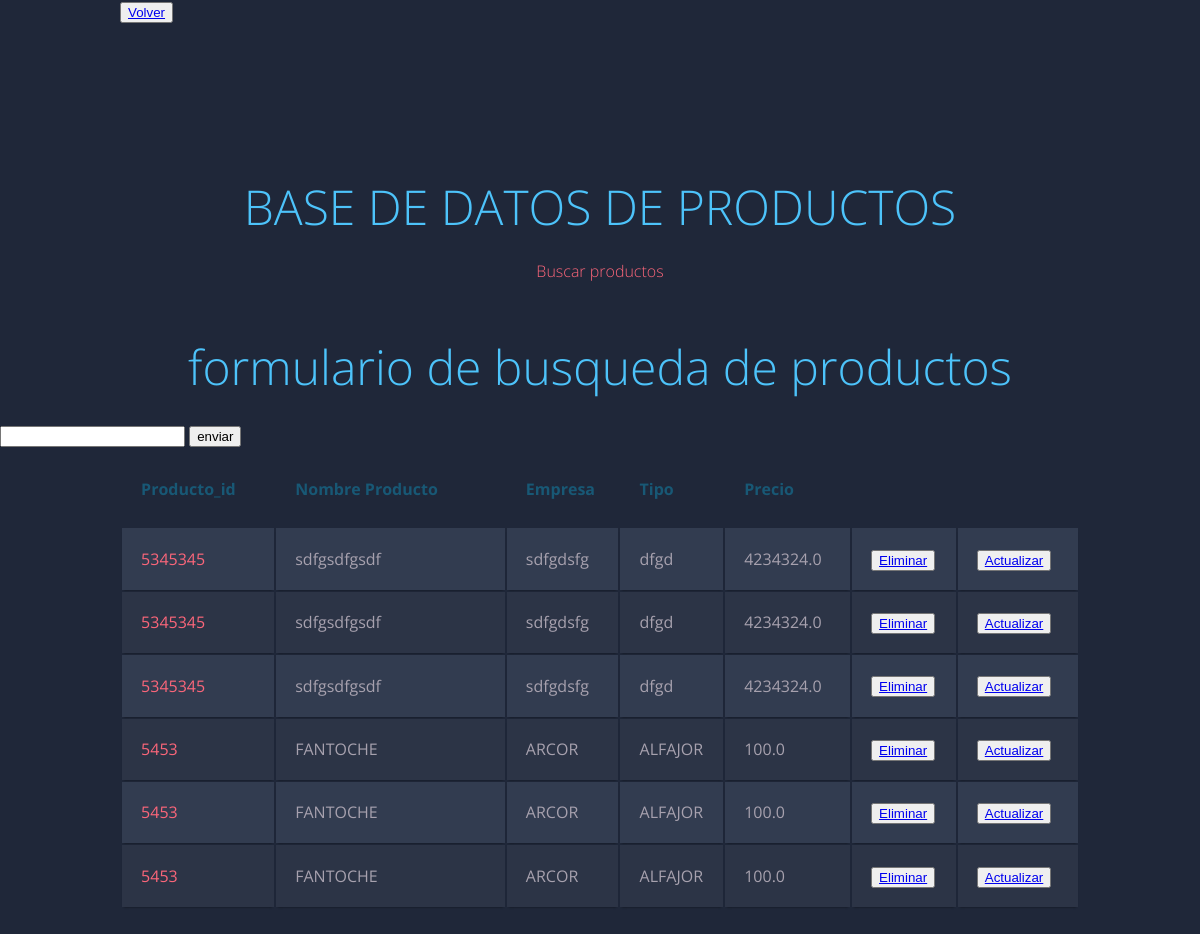
Before: /app_entrega1/buscar_productos/ with the older database file.
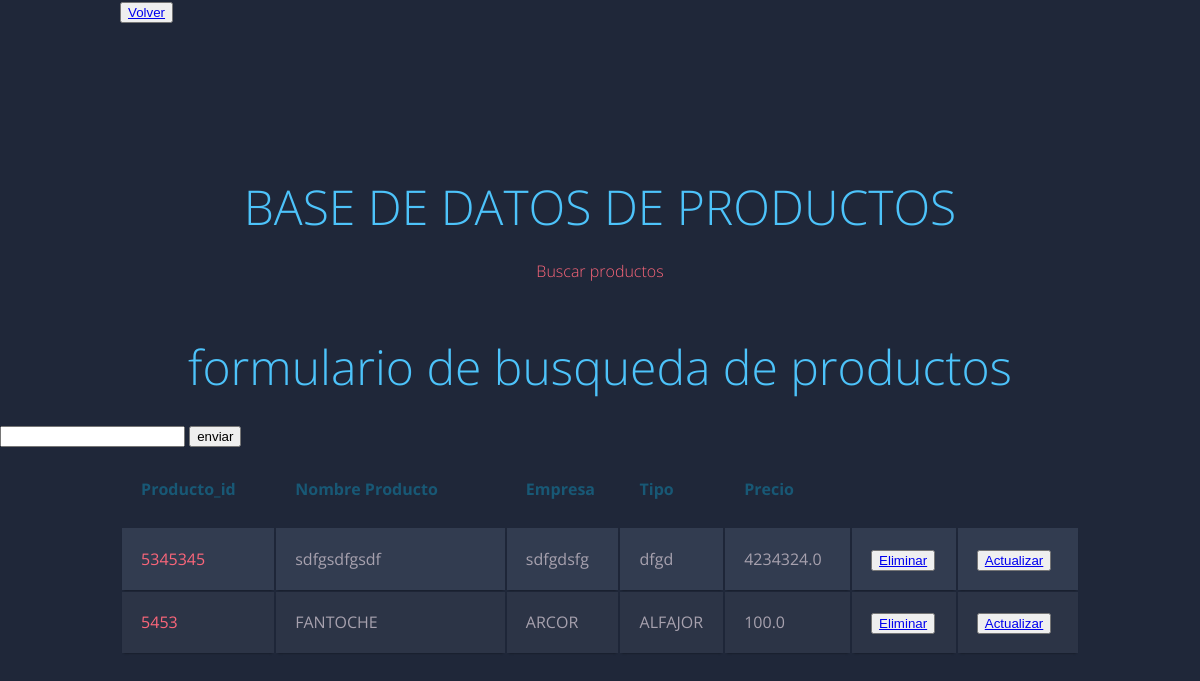
After: the same page with the newer database file.
### app_entrega1/models.py (models this page shows, shortened)
class productos(models.Model):
  producto_id=models.IntegerField()
  nombre_producto=models.CharField(max_length=50)
  empresa=models.CharField(max_length=50)
  tipo_producto=models.CharField(max_length=50)
  precio=models.FloatField()

### app_entrega1/views.py (the view)
# urls.py: path("buscar_productos/",buscar_productos, name='buscar_productos'),
def buscar_productos(request):
  if request.method=='POST':
    producto=request.POST['producto_id']
    busqueda=productos.objects.filter(producto_id=producto)
    return render(request, 'app_entrega1/buscar_productos.html', {'all_productos':busqueda })
  else:
    all_productos = productos.objects.all()
    return render(request, 'app_entrega1/buscar_productos.html', {'all_productos':all_productos})

### app_entrega1/templates/app_entrega1/buscar_productos.html
{% extends 'app_entrega1/padre.html' %}
{% load static %}
{% block titulo %}
<h1>BASE DE DATOS DE PRODUCTOS</h1>
<h2>Buscar productos </h2>
{% endblock %}
{% block formulario_agregar %}
<h1>formulario de busqueda de productos</h1>
<form action="{% url 'buscar_productos' %}" method="POST">{% csrf_token %}
   <input type="number" name="producto_id" id="producto_id">
    <input type="submit" value="enviar">
</form>
{% endblock %}
{% block columnas %}
<tr>
  <th><h1>Producto_id</h1></th>
  <th><h1>Nombre Producto</h1></th>
  <th><h1>Empresa</h1></th>
  <th><h1>Tipo</h1></th>
  <th><h1>Precio</h1></th>
</tr>
{% endblock %}
{% block tabla %}
{% for producto in all_productos %}
<tr>
   <td> {{ producto.producto_id }} </td>
   <td> {{ producto.nombre_producto }} </td>
   <td> {{ producto.empresa }} </td>
   <td> {{ producto.tipo_producto }} </td>
   <td> {{ producto.precio }} </td>
   <td><button><a href="{% url 'eliminar_producto' producto.producto_id %}">Eliminar</a></button></td>
   <td><button><a href="{% url 'actualizar_producto' producto.producto_id %}">Actualizar</a></button></td>
</tr>
{% endfor %}
{% endblock %}

### app_entrega1/templates/app_entrega1/padre.html (shortened to what this page needs)
<!DOCTYPE html>
<html lang="en">
  <head>
    {% load static %}
    <link rel="stylesheet" href="{% static 'app_entrega1/style.css' %}">
  </head>
  <body>
    <nav>
      <div class="container">
        <button><a href="{% url 'inicio' %}"> Volver</a></button>
      </div>
    </nav>
    {% block titulo %}
    {% endblock %}
    {% block formulario_agregar %} {% endblock %}
    <table class="container">
      <thead>
        <tr>
          {% block columnas %} {% endblock %}
        </tr>
      </thead>
      <tbody>
        {% block tabla %} {% endblock %}
      </tbody>
    </table>
  </body>
</html>

### app_entrega1/static/app_entrega1/style.css (style rules this page uses)
body,html { font-family: "Open Sans", sans-serif; font-weight: 300; line-height: 1.42em; color: #a7a1ae; background-color: #1f2739; margin:0px; height:100%; }
h1 { font-size: 3em; font-weight: 300; line-height: 1em; text-align: center; color: #4dc3fa; }
h2 { font-size: 1em; font-weight: 300; text-align: center; display: block; line-height: 1em; padding-bottom: 2em; color: #fb667a; }
.container th h1 { font-weight: bold; font-size: 1em; text-align: left; color: #185875; }
.container td { font-weight: normal; font-size: 1em; -webkit-box-shadow: 0 2px 2px -2px #0e1119; -moz-box-shadow: 0 2px 2px -2px #0e1119; box-shadow: 0 2px 2px -2px #0e1119; }
.container { text-align: left; overflow: hidden; width: 80%; margin: 0 auto; display: table; padding: 0 0 8em 0; }
.container td, .container th { padding-bottom: 2%; padding-top: 2%; padding-left: 2%; }
.container tr:nth-child(odd) { background-color: #323c50; }
.container tr:nth-child(even) { background-color: #2c3446; }
.container th { background-color: #1f2739; }
.container td:first-child { color: #fb667a; }

Changed rows visible on the page:
removed productos: producto_id "5345345", nombre_producto "sdfgsdfgsdf", empresa "sdfgdsfg", tipo_producto "dfgd", precio "4234324.0"
removed productos: producto_id "5345345", nombre_producto "sdfgsdfgsdf", empresa "sdfgdsfg", tipo_producto "dfgd", precio "4234324.0"
removed productos: producto_id "5453", nombre_producto "FANTOCHE", empresa "ARCOR", tipo_producto "ALFAJOR", precio "100.0"
removed productos: producto_id "5453", nombre_producto "FANTOCHE", empresa "ARCOR", tipo_producto "ALFAJOR", precio "100.0"
